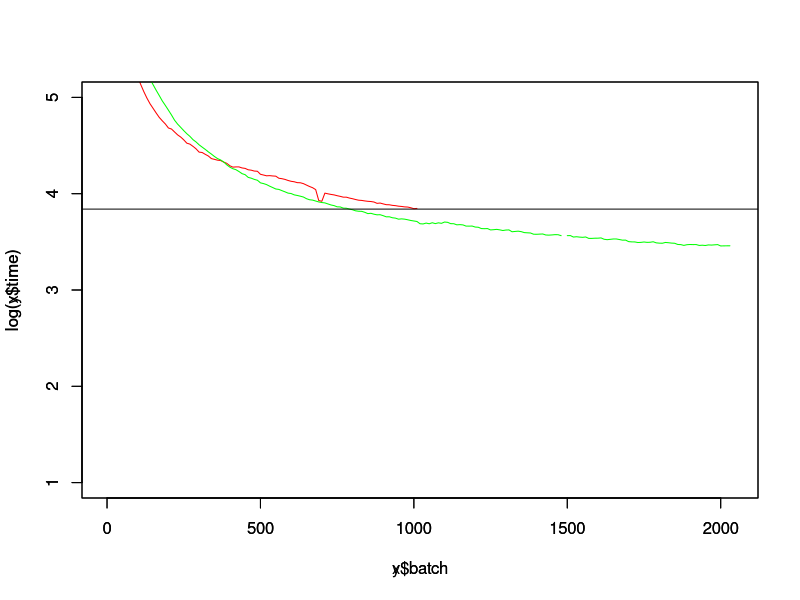

The R source for this figure:
x <- read.delim("batch_size_333.txt", header = TRUE, sep = " ", dec = ".")
y <- read.delim("batch_size_333_fp16.txt", header = TRUE, sep = " ", dec = ".")

plot( x$batch, log(x$time) ,xlim=c(0, 2040), ylim=c(1, 5), type="l", col="red" )
par(new=TRUE)
plot( y$batch, log(y$time) ,xlim=c(0, 2040), ylim=c(1, 5), type="l", col="green" )
abline(h=3.84)